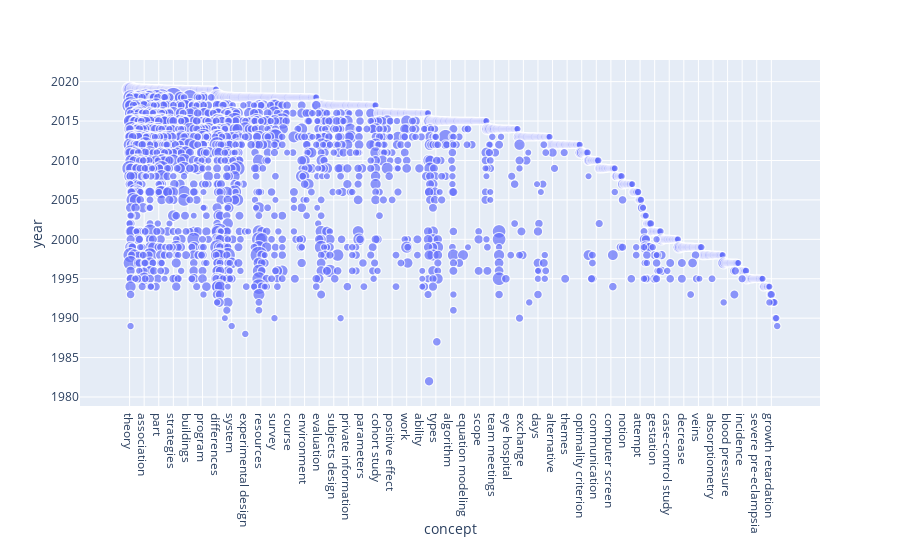

Here is the notebook cell this chart was saved with:
### Code cell
px.scatter(df_by_year.query("score>20"), x="concept", y="year", size="score")

### Figure 1 — Plotly figure (JSON) as saved in the notebook; plotly's stock layout.template omitted (floating-point values rounded to 4 significant figures; data arrays with more than 128 entries replaced by an {"elided": "..."} marker saying what was removed)
{"data": [{"hoverlabel": {"namelength": 0}, "hovertemplate": "concept=%{x}<br>year=%{y}<br>score=%{marker.size}", "legendgroup": "", "marker": {"color": "#636efa", "size": {"elided": "2093 int values"}, "sizemode": "area", "sizeref": 0.405, "symbol": "circle"}, "mode": "markers", "name": "", "showlegend": false, "type": "scattergl", "uid": "2cf12adf-dca7-40f0-9750-e9748d154309", "x": {"elided": "2093 str values"}, "xaxis": "x", "y": {"elided": "2093 int values"}, "yaxis": "y"}], "layout": {"autosize": true, "grid": {"xaxes": ["x"], "xgap": 0.1, "xside": "bottom", "yaxes": ["y"], "ygap": 0.1, "yside": "left"}, "legend": {"itemsizing": "constant", "tracegroupgap": 0}, "margin": {"t": 60}, "xaxis": {"autorange": true, "range": [-41.48, 705.3], "title": {"text": "concept"}, "type": "category"}, "yaxis": {"autorange": true, "range": [1978.0, 2023.0], "title": {"text": "year"}, "type": "linear"}}}
